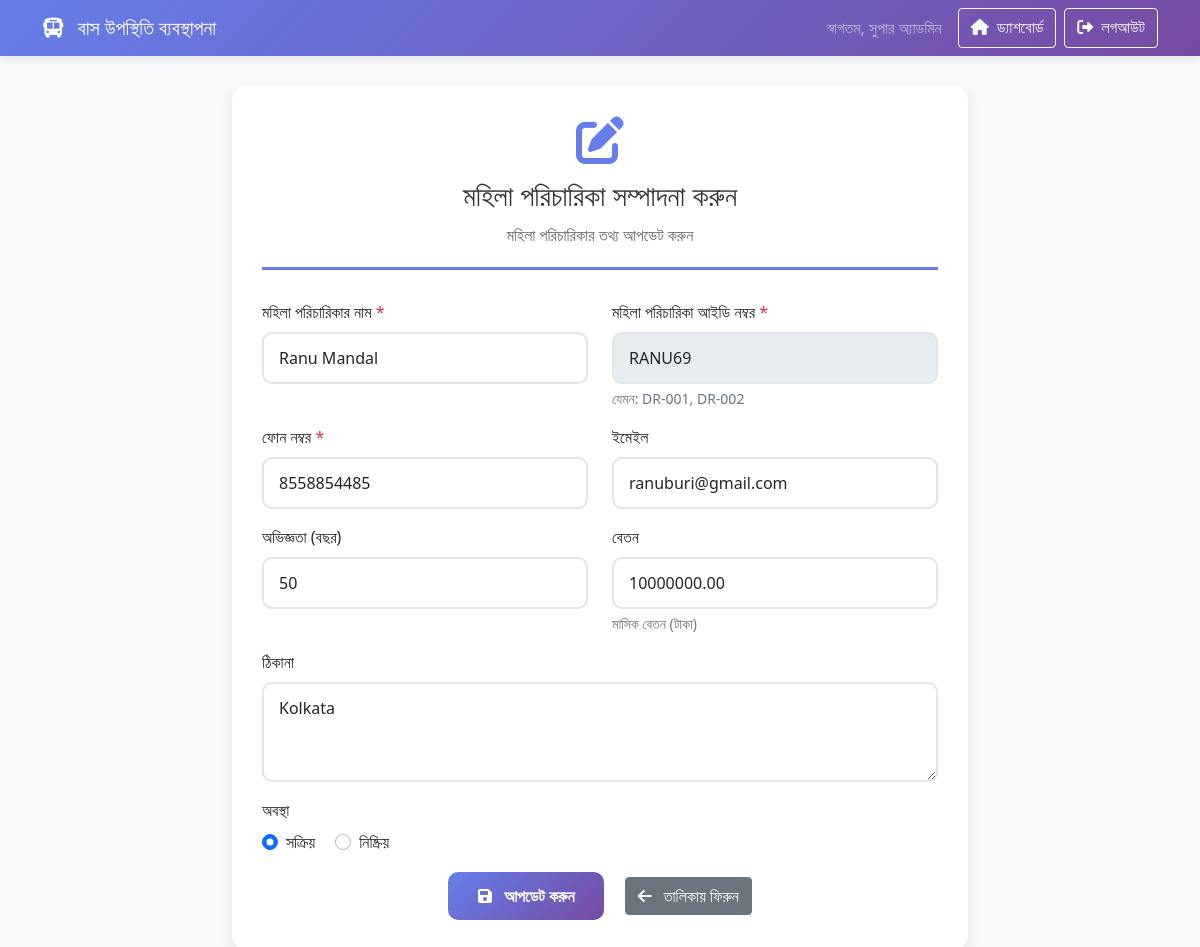
Page /edit_attendant.php?id=2 (signed in) on the committed database.
### tables this page shows
CREATE TABLE `attendants` (
  `id` int(11) NOT NULL,
  `attendant_name` varchar(100) NOT NULL,
  `attendant_id_number` varchar(50) NOT NULL,
  `phone` varchar(20) NOT NULL,
  `email` varchar(100) DEFAULT NULL,
  `experience_years` int(11) DEFAULT 0,
  `salary` decimal(10,2) DEFAULT 0.00,
  `address` text DEFAULT NULL,
  `status` enum('active','inactive') DEFAULT 'active',
  `created_at` timestamp NOT NULL DEFAULT current_timestamp(),
  `updated_at` timestamp NOT NULL DEFAULT current_timestamp() ON UPDATE current_timestamp()
);

### edit_attendant.php (the view, shortened to what this page needs)
<?php
require_once 'config/database.php';
$attendant_id = (int)($_GET['id'] ?? 0);
try {
    $stmt = $pdo->prepare("SELECT * FROM attendants WHERE id = :id");
    $stmt->execute([':id' => $attendant_id]);
    $attendant = $stmt->fetch();
} catch (PDOException $e) {
    $_SESSION['error_message'] = "সিস্টেমে সমস্যা হয়েছে";
    header('Location: attendant_list.php');
    exit();
}
?>
<!DOCTYPE html>
<html lang="bn">
<head>
    <link href="https://cdn.jsdelivr.net/npm/bootstrap@5.1.3/dist/css/bootstrap.min.css" rel="stylesheet">
    <link href="https://cdnjs.cloudflare.com/ajax/libs/font-awesome/6.0.0/css/all.min.css" rel="stylesheet">
</head>
<body>
    <nav class="navbar navbar-expand-lg navbar-dark">
        <div class="container">
            <a class="navbar-brand" href="dashboard.php">
                <i class="fas fa-bus me-2"></i>
                বাস উপস্থিতি ব্যবস্থাপনা
            </a>
            <div class="navbar-nav ms-auto">
                <span class="navbar-text me-3">
                    স্বাগতম, <?php echo htmlspecialchars($_SESSION['super_admin_name']); ?>
                </span>
                <a href="dashboard.php" class="btn btn-outline-light me-2">
                    <i class="fas fa-home me-1"></i>
                    ড্যাশবোর্ড
                </a>
                <a href="logout.php" class="btn btn-outline-light">
                    <i class="fas fa-sign-out-alt me-1"></i>
                    লগআউট
                </a>
            </div>
        </div>
    </nav>
    <div class="container">
        <div class="row justify-content-center">
            <div class="col-md-8">
                <div class="form-container">
                    <div class="form-header">
                        <i class="fas fa-edit attendant-icon"></i>
                        <h3>মহিলা পরিচারিকা সম্পাদনা করুন</h3>
                        <p>মহিলা পরিচারিকার তথ্য আপডেট করুন</p>
                    </div>
                    <form action="process_edit_attendant.php" method="POST">
                        <div class="row">
                            <div class="col-md-6">
                                <div class="mb-3">
                                    <label for="attendant_name" class="form-label">মহিলা পরিচারিকার নাম <span class="text-danger">*</span></label>
                                    <input type="text" class="form-control" id="attendant_name" name="attendant_name" value="<?php echo htmlspecialchars($attendant['attendant_name']); ?>" required>
                                </div>
                            </div>
                            <div class="col-md-6">
                                <div class="mb-3">
                                    <label for="attendant_id_number" class="form-label">মহিলা পরিচারিকা আইডি নম্বর <span class="text-danger">*</span></label>
                                    <input type="text" class="form-control" id="attendant_id_number" name="attendant_id_number" value="<?php echo htmlspecialchars($attendant['attendant_id_number']); ?>" readonly required>
                                    <div class="form-text">যেমন: DR-001, DR-002</div>
                                </div>
                            </div>
                        </div>
                        <div class="row">
                            <div class="col-md-6">
                                <div class="mb-3">
                                    <label for="phone" class="form-label">ফোন নম্বর <span class="text-danger">*</span></label>
                                    <input type="tel" class="form-control" id="phone" name="phone" value="<?php echo htmlspecialchars($attendant['phone']); ?>" required>
                                </div>
                            </div>
                            <div class="col-md-6">
                                <div class="mb-3">
                                    <label for="email" class="form-label">ইমেইল</label>
                                    <input type="email" class="form-control" id="email" name="email" value="<?php echo htmlspecialchars($attendant['email']); ?>">
                                </div>
                            </div>
                        </div>
                        <div class="row">
                            <div class="col-md-6">
                                <div class="mb-3">
                                    <label for="experience_years" class="form-label">অভিজ্ঞতা (বছর)</label>
                                    <input type="number" class="form-control" id="experience_years" name="experience_years" min="0" max="50" value="<?php echo $attendant['experience_years']; ?>">
                                </div>
                            </div>
                            <div class="col-md-6">
                                <div class="mb-3">
                                    <label for="salary" class="form-label">বেতন</label>
                                    <input type="number" class="form-control" id="salary" name="salary" min="0" value="<?php echo $attendant['salary']; ?>">
                                    <div class="form-text">মাসিক বেতন (টাকা)</div>
                                </div>
                            </div>
                        </div>
                        <div class="mb-3">
                            <label for="address" class="form-label">ঠিকানা</label>
                            <textarea class="form-control" id="address" name="address" rows="3" placeholder="মহিলা পরিচারিকাের পূর্ণ ঠিকানা..."><?php echo htmlspecialchars($attendant['address']); ?></textarea>
                        </div>
                        <div class="row">
                            <div class="col-md-6">
                                <div class="mb-3">
                                    <label class="form-label">অবস্থা</label>
                                    <div>
                                        <div class="form-check form-check-inline">
                                            <input class="form-check-input" type="radio" name="status" id="active" value="active" <?php echo $attendant['status'] === 'active' ? 'checked' : ''; ?>>
                                            <label class="form-check-label" for="active">
                                                সক্রিয়
                                            </label>
                                        </div>
                                        <div class="form-check form-check-inline">
                                            <input class="form-check-input" type="radio" name="status" id="inactive" value="inactive" <?php echo $attendant['status'] === 'inactive' ? 'checked' : ''; ?>>
                                            <label class="form-check-label" for="inactive">
                                                নিষ্ক্রিয়
                                            </label>
                                        </div>
                                    </div>
                                </div>
                            </div>
                        </div>
                        <div class="text-center">
                            <button type="submit" class="btn btn-primary me-3">
                                <i class="fas fa-save me-2"></i>
                                আপডেট করুন
                            </button>
                            <a href="attendant_list.php" class="btn btn-secondary">
                                <i class="fas fa-arrow-left me-2"></i>
                                তালিকায় ফিরুন
                            </a>
                        </div>
                    </form>
                </div>
            </div>
        </div>
    </div>
</body>
</html>

### edit_attendant.php (style rules this page uses)
body { background-color: #f8f9fa; font-family: 'Segoe UI', Tahoma, Geneva, Verdana, sans-serif; }
.navbar { background: linear-gradient(135deg, #667eea 0%, #764ba2 100%); box-shadow: 0 2px 10px rgba(0,0,0,0.1); }
.form-container { background: white; border-radius: 15px; box-shadow: 0 5px 15px rgba(0,0,0,0.08); padding: 30px; margin-top: 30px; }
.form-header { text-align: center; margin-bottom: 30px; padding-bottom: 20px; border-bottom: 3px solid #667eea; }
.form-header h3 { color: #333; margin-bottom: 10px; }
.form-header p { color: #666; margin: 0; }
.form-control { border: 2px solid #e1e5e9; border-radius: 10px; padding: 12px 15px; font-size: 16px; transition: all 0.3s ease; }
.btn-primary { background: linear-gradient(135deg, #667eea 0%, #764ba2 100%); border: none; border-radius: 10px; padding: 12px 30px; font-size: 16px; font-weight: 600; transition: all 0.3s ease; }
.attendant-icon { font-size: 3rem; color: #667eea; margin-bottom: 15px; }

### rows in the picture
attendants: attendant_name "Ranu Mandal", attendant_id_number "RANU69", phone "8558854485", email "ranuburi@gmail.com", experience_years "50", salary "10000000.00", address "Kolkata", status "☑ সক্রিয়", status "☐ নিষ্ক্রিয়"

### other values in the picture
$_SESSION['super_admin_name'] "সুপার অ্যাডমিন"
